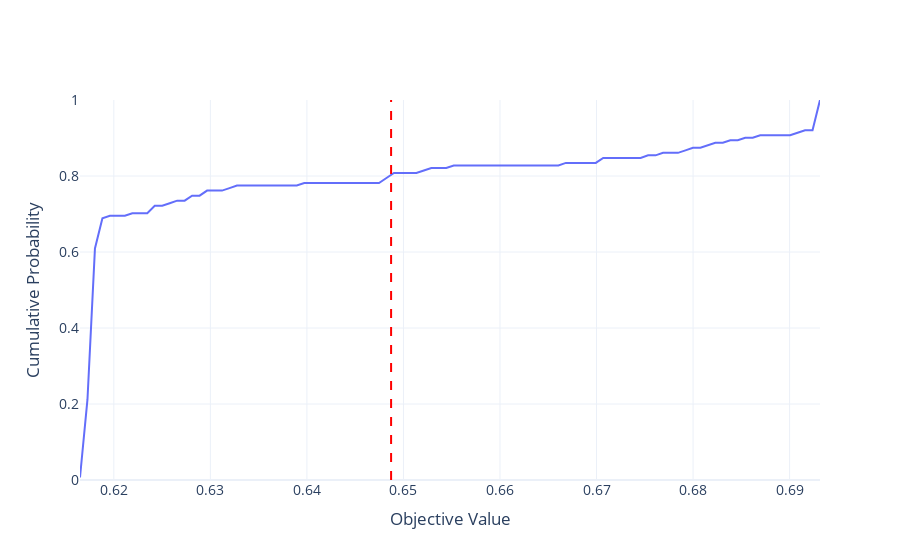

The code cell stored with this chart in its notebook:
### Code cell
values = np.array([t.value for t in study_best_features.trials if t.state == optuna.trial.TrialState.COMPLETE])
values.sort()
quantile_80 = np.quantile(values, 0.80)
fig=optuna.visualization.plot_edf(study_best_features)
fig.update_layout(
    title="",
    template="plotly_white", 
    font=dict(size=14),
)
fig.add_vline(
    x=quantile_80,
    line_dash="dash",
    line_color="red",
)


# Zapis do wysokiej jakości pliku PDF
pio.write_image(fig, "edf_plot_nested.pdf", format="pdf", scale=3)  # Skalowanie dla wysokiej jakości

# Wyświetlenie wykresu
fig.show()
